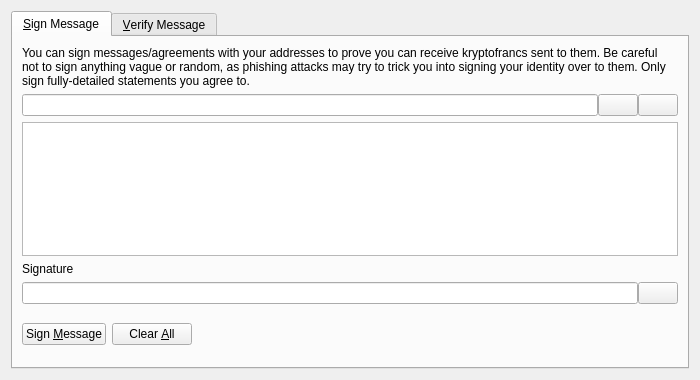
<?xml version="1.0" encoding="UTF-8"?>
<ui version="4.0">
 <class>SignVerifyMessageDialog</class>
 <widget class="QDialog" name="SignVerifyMessageDialog">
  <property name="geometry">
   <rect>
    <x>0</x>
    <y>0</y>
    <width>700</width>
    <height>380</height>
   </rect>
  </property>
  <property name="windowTitle">
   <string>Signatures - Sign / Verify a Message</string>
  </property>
  <property name="modal">
   <bool>true</bool>
  </property>
  <layout class="QVBoxLayout" name="verticalLayout">
   <item>
    <widget class="QTabWidget" name="tabWidget">
     <property name="currentIndex">
      <number>0</number>
     </property>
     <widget class="QWidget" name="tabSignMessage">
      <attribute name="title">
       <string>&amp;Sign Message</string>
      </attribute>
      <layout class="QVBoxLayout" name="verticalLayout_SM">
       <item>
        <widget class="QLabel" name="infoLabel_SM">
         <property name="text">
          <string>You can sign messages/agreements with your addresses to prove you can receive kryptofrancs sent to them. Be careful not to sign anything vague or random, as phishing attacks may try to trick you into signing your identity over to them. Only sign fully-detailed statements you agree to.</string>
         </property>
         <property name="textFormat">
          <enum>Qt::PlainText</enum>
         </property>
         <property name="wordWrap">
          <bool>true</bool>
         </property>
        </widget>
       </item>
       <item>
        <layout class="QHBoxLayout" name="horizontalLayout_1_SM">
         <property name="spacing">
          <number>0</number>
         </property>
         <item>
          <widget class="QValidatedLineEdit" name="addressIn_SM">
           <property name="toolTip">
            <string>The Kryptofranc address to sign the message with</string>
           </property>
          </widget>
         </item>
         <item>
          <widget class="QPushButton" name="addressBookButton_SM">
           <property name="toolTip">
            <string>Choose previously used address</string>
           </property>
           <property name="text">
            <string/>
           </property>
           <property name="icon">
            <iconset resource="../kryptofranc.qrc">
             <normaloff>:/icons/address-book</normaloff>:/icons/address-book</iconset>
           </property>
           <property name="shortcut">
            <string>Alt+A</string>
           </property>
           <property name="autoDefault">
            <bool>false</bool>
           </property>
          </widget>
         </item>
         <item>
          <widget class="QPushButton" name="pasteButton_SM">
           <property name="toolTip">
            <string>Paste address from clipboard</string>
           </property>
           <property name="text">
            <string/>
           </property>
           <property name="icon">
            <iconset resource="../kryptofranc.qrc">
             <normaloff>:/icons/editpaste</normaloff>:/icons/editpaste</iconset>
           </property>
           <property name="shortcut">
            <string>Alt+P</string>
           </property>
           <property name="autoDefault">
            <bool>false</bool>
           </property>
          </widget>
         </item>
        </layout>
       </item>
       <item>
        <widget class="QPlainTextEdit" name="messageIn_SM">
         <property name="toolTip">
          <string>Enter the message you want to sign here</string>
         </property>
        </widget>
       </item>
       <item>
        <widget class="QLabel" name="signatureLabel_SM">
         <property name="text">
          <string>Signature</string>
         </property>
         <property name="textFormat">
          <enum>Qt::PlainText</enum>
         </property>
        </widget>
       </item>
       <item>
        <layout class="QHBoxLayout" name="horizontalLayout_2_SM">
         <property name="spacing">
          <number>0</number>
         </property>
         <item>
          <widget class="QLineEdit" name="signatureOut_SM">
           <property name="font">
            <font>
             <italic>true</italic>
            </font>
           </property>
           <property name="readOnly">
            <bool>true</bool>
           </property>
          </widget>
         </item>
         <item>
          <widget class="QPushButton" name="copySignatureButton_SM">
           <property name="toolTip">
            <string>Copy the current signature to the system clipboard</string>
           </property>
           <property name="text">
            <string/>
           </property>
           <property name="icon">
            <iconset resource="../kryptofranc.qrc">
             <normaloff>:/icons/editcopy</normaloff>:/icons/editcopy</iconset>
           </property>
           <property name="autoDefault">
            <bool>false</bool>
           </property>
          </widget>
         </item>
        </layout>
       </item>
       <item>
        <layout class="QHBoxLayout" name="horizontalLayout_3_SM">
         <item>
          <widget class="QPushButton" name="signMessageButton_SM">
           <property name="toolTip">
            <string>Sign the message to prove you own this Kryptofranc address</string>
           </property>
           <property name="text">
            <string>Sign &amp;Message</string>
           </property>
           <property name="icon">
            <iconset resource="../kryptofranc.qrc">
             <normaloff>:/icons/edit</normaloff>:/icons/edit</iconset>
           </property>
           <property name="autoDefault">
            <bool>false</bool>
           </property>
          </widget>
         </item>
         <item>
          <widget class="QPushButton" name="clearButton_SM">
           <property name="toolTip">
            <string>Reset all sign message fields</string>
           </property>
           <property name="text">
            <string>Clear &amp;All</string>
           </property>
           <property name="icon">
            <iconset resource="../kryptofranc.qrc">
             <normaloff>:/icons/remove</normaloff>:/icons/remove</iconset>
           </property>
           <property name="autoDefault">
            <bool>false</bool>
           </property>
          </widget>
         </item>
         <item>
          <spacer name="horizontalSpacer_1_SM">
           <property name="orientation">
            <enum>Qt::Horizontal</enum>
           </property>
           <property name="sizeHint" stdset="0">
            <size>
             <width>40</width>
             <height>48</height>
            </size>
           </property>
          </spacer>
         </item>
         <item>
          <widget class="QLabel" name="statusLabel_SM">
           <property name="font">
            <font>
             <weight>75</weight>
             <bold>true</bold>
            </font>
           </property>
           <property name="text">
            <string/>
           </property>
           <property name="wordWrap">
            <bool>true</bool>
           </property>
          </widget>
         </item>
         <item>
          <spacer name="horizontalSpacer_2_SM">
           <property name="orientation">
            <enum>Qt::Horizontal</enum>
           </property>
           <property name="sizeHint" stdset="0">
            <size>
             <width>40</width>
             <height>48</height>
            </size>
           </property>
          </spacer>
         </item>
        </layout>
       </item>
      </layout>
     </widget>
     <widget class="QWidget" name="tabVerifyMessage">
      <attribute name="title">
       <string>&amp;Verify Message</string>
      </attribute>
      <layout class="QVBoxLayout" name="verticalLayout_VM">
       <item>
        <widget class="QLabel" name="infoLabel_VM">
         <property name="text">
          <string>Enter the receiver's address, message (ensure you copy line breaks, spaces, tabs, etc. exactly) and signature below to verify the message. Be careful not to read more into the signature than what is in the signed message itself, to avoid being tricked by a man-in-the-middle attack. Note that this only proves the signing party receives with the address, it cannot prove sendership of any transaction!</string>
         </property>
         <property name="textFormat">
          <enum>Qt::PlainText</enum>
         </property>
         <property name="alignment">
          <set>Qt::AlignLeading|Qt::AlignLeft|Qt::AlignTop</set>
         </property>
         <property name="wordWrap">
          <bool>true</bool>
         </property>
        </widget>
       </item>
       <item>
        <layout class="QHBoxLayout" name="horizontalLayout_1_VM">
         <property name="spacing">
          <number>0</number>
         </property>
         <item>
          <widget class="QValidatedLineEdit" name="addressIn_VM">
           <property name="toolTip">
            <string>The Kryptofranc address the message was signed with</string>
           </property>
          </widget>
         </item>
         <item>
          <widget class="QPushButton" name="addressBookButton_VM">
           <property name="toolTip">
            <string>Choose previously used address</string>
           </property>
           <property name="text">
            <string/>
           </property>
           <property name="icon">
            <iconset resource="../kryptofranc.qrc">
             <normaloff>:/icons/address-book</normaloff>:/icons/address-book</iconset>
           </property>
           <property name="shortcut">
            <string>Alt+A</string>
           </property>
           <property name="autoDefault">
            <bool>false</bool>
           </property>
          </widget>
         </item>
        </layout>
       </item>
       <item>
        <widget class="QPlainTextEdit" name="messageIn_VM"/>
       </item>
       <item>
        <widget class="QValidatedLineEdit" name="signatureIn_VM"/>
       </item>
       <item>
        <layout class="QHBoxLayout" name="horizontalLayout_2_VM">
         <item>
          <widget class="QPushButton" name="verifyMessageButton_VM">
           <property name="toolTip">
            <string>Verify the message to ensure it was signed with the specified Kryptofranc address</string>
           </property>
           <property name="text">
            <string>Verify &amp;Message</string>
           </property>
           <property name="icon">
            <iconset resource="../kryptofranc.qrc">
             <normaloff>:/icons/transaction_0</normaloff>:/icons/transaction_0</iconset>
           </property>
           <property name="autoDefault">
            <bool>false</bool>
           </property>
          </widget>
         </item>
         <item>
          <widget class="QPushButton" name="clearButton_VM">
           <property name="toolTip">
            <string>Reset all verify message fields</string>
           </property>
           <property name="text">
            <string>Clear &amp;All</string>
           </property>
           <property name="icon">
            <iconset resource="../kryptofranc.qrc">
             <normaloff>:/icons/remove</normaloff>:/icons/remove</iconset>
           </property>
           <property name="autoDefault">
            <bool>false</bool>
           </property>
          </widget>
         </item>
         <item>
          <spacer name="horizontalSpacer_1_VM">
           <property name="orientation">
            <enum>Qt::Horizontal</enum>
           </property>
           <property name="sizeHint" stdset="0">
            <size>
             <width>40</width>
             <height>48</height>
            </size>
           </property>
          </spacer>
         </item>
         <item>
          <widget class="QLabel" name="statusLabel_VM">
           <property name="font">
            <font>
             <weight>75</weight>
             <bold>true</bold>
            </font>
           </property>
           <property name="text">
            <string/>
           </property>
           <property name="wordWrap">
            <bool>true</bool>
           </property>
          </widget>
         </item>
         <item>
          <spacer name="horizontalSpacer_2_VM">
           <property name="orientation">
            <enum>Qt::Horizontal</enum>
           </property>
           <property name="sizeHint" stdset="0">
            <size>
             <width>40</width>
             <height>48</height>
            </size>
           </property>
          </spacer>
         </item>
        </layout>
       </item>
      </layout>
     </widget>
    </widget>
   </item>
  </layout>
 </widget>
 <customwidgets>
  <customwidget>
   <class>QValidatedLineEdit</class>
   <extends>QLineEdit</extends>
   <header>qt/qvalidatedlineedit.h</header>
  </customwidget>
 </customwidgets>
 <resources>
  <include location="../bitcoin.qrc"/>
 </resources>
 <connections/>
</ui>
